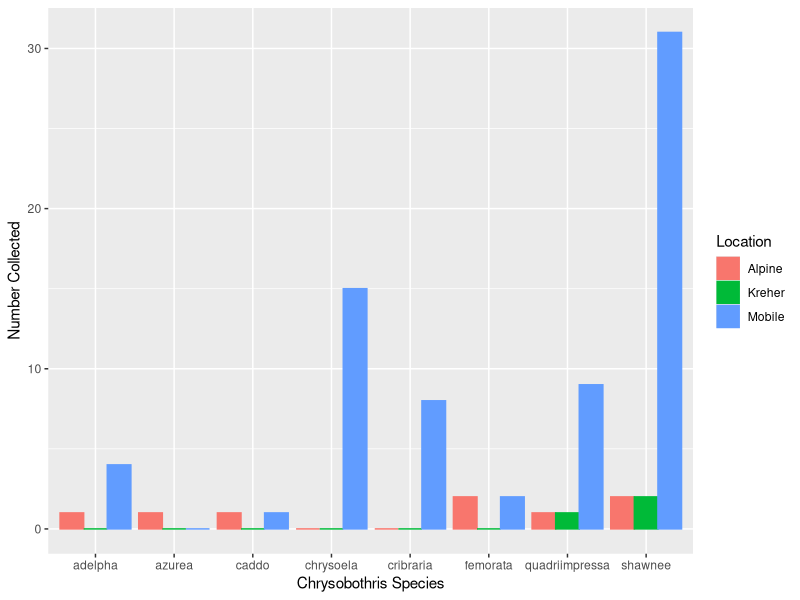
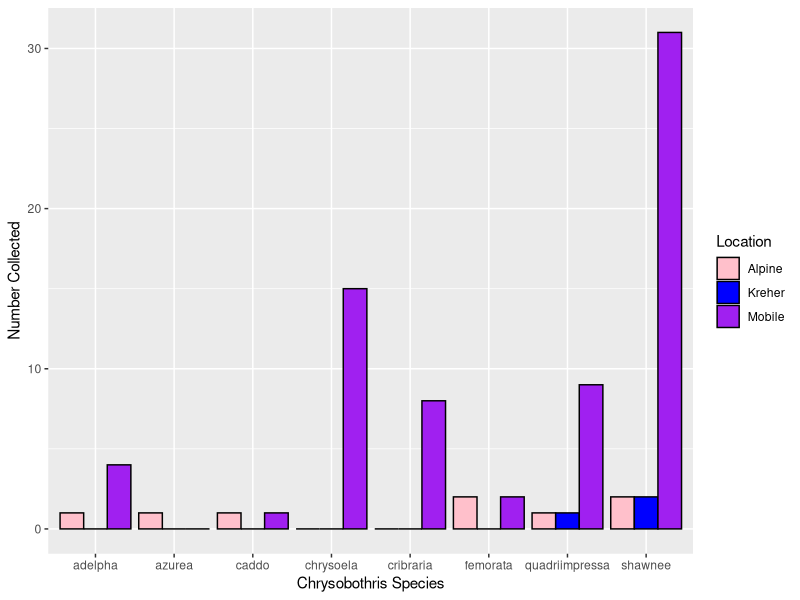
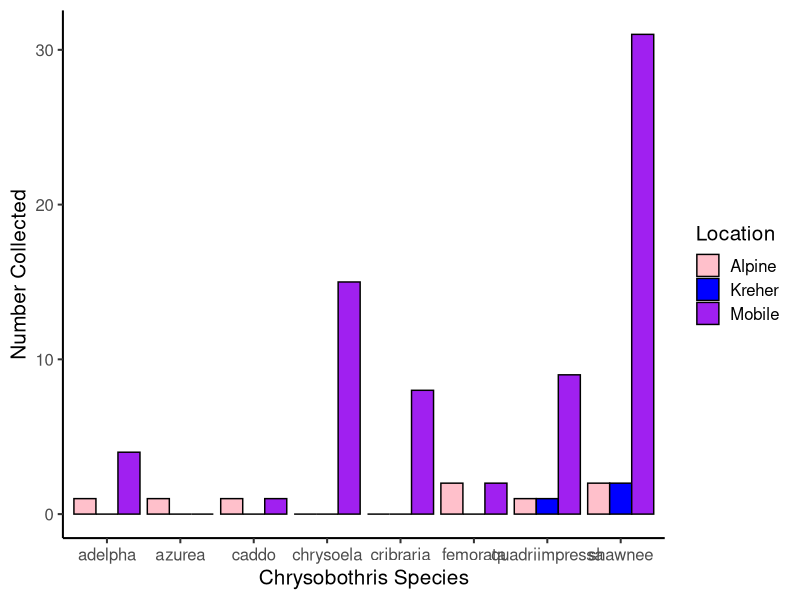
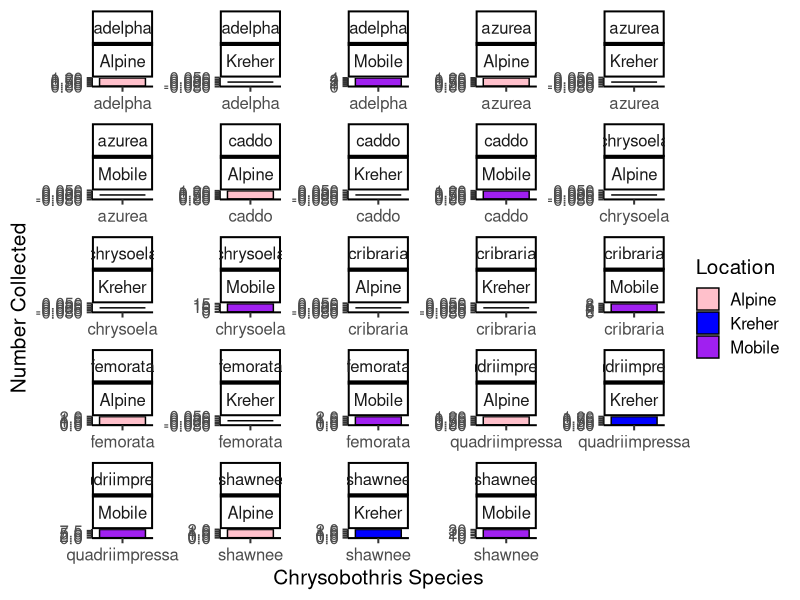
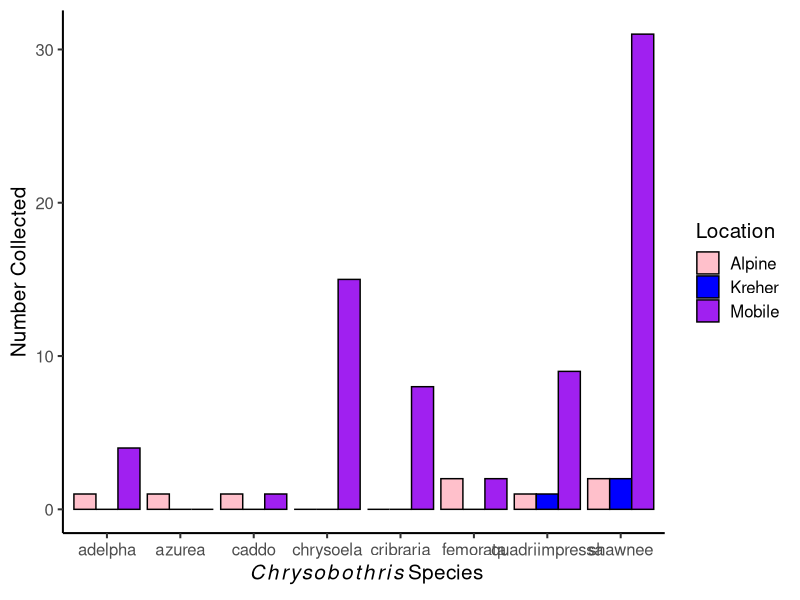

Source code (R) for these figures, in order:
##example for layering
install.packages("ggplot2")
library(ggplot2)

TrapData<-read.csv("TrapData.csv")

ggplot(TrapData, aes(x=Species,y=Collected,color=Location,fill=Location))+
  stat_summary(fun=mean,geom="bar",position="dodge")+
  ylab("Number Collected")+
  xlab("Chrysobothris Species") 

# the three layers are the Stat_summary line, ylab, and xlab. 


##example for scales

ggplot(TrapData, aes(x=Species,y=Collected,color=Location,fill=Location))+
  stat_summary(fun=mean,geom="bar",position="dodge",color="black")+
  ylab("Number Collected")+
  xlab("Chrysobothris Species")+
  scale_fill_manual(values=c("pink","blue","purple"))
#the scale_fill_manual() allowed me to manually change colors.

##example of theme

ggplot(TrapData, aes(x=Species,y=Collected,color=Location,fill=Location))+
  stat_summary(fun=mean,geom="bar",position="dodge",color="black")+
  ylab("Number Collected")+
  xlab("Chrysobothris Species")+
  scale_fill_manual(values=c("pink","blue","purple"))+
  theme_classic(base_size = 15)
#theme_classic() is an example of a theme. the base size is just to adjust the text so it is easier to read.

##example of facets

ggplot(TrapData, aes(x=Species,y=Collected,color=Location,fill=Location))+
  stat_summary(fun=mean,geom="bar",position="dodge",color="black")+
  ylab("Number Collected")+
  xlab("Chrysobothris Species")+
  scale_fill_manual(values=c("pink","blue","purple"))+
  theme_classic(base_size = 15)+
  facet_wrap(~Species*Location,scales="free")
#facet_wrap is how to split data into subsets. 

##Extra: italicizing x axis title

ggplot(TrapData, aes(x=Species,y=Collected,fill=Location))+
  stat_summary(fun=mean,geom="bar",position="dodge",color="black")+
  labs(y="Number Collected",
       x=expression(~italic(Chrysobothris)~ 'Species'))+
  scale_fill_manual(values=c("pink","blue","purple"))+
  theme_classic(base_size = 15)
#I just wanted to see if I could make the genus italic.
